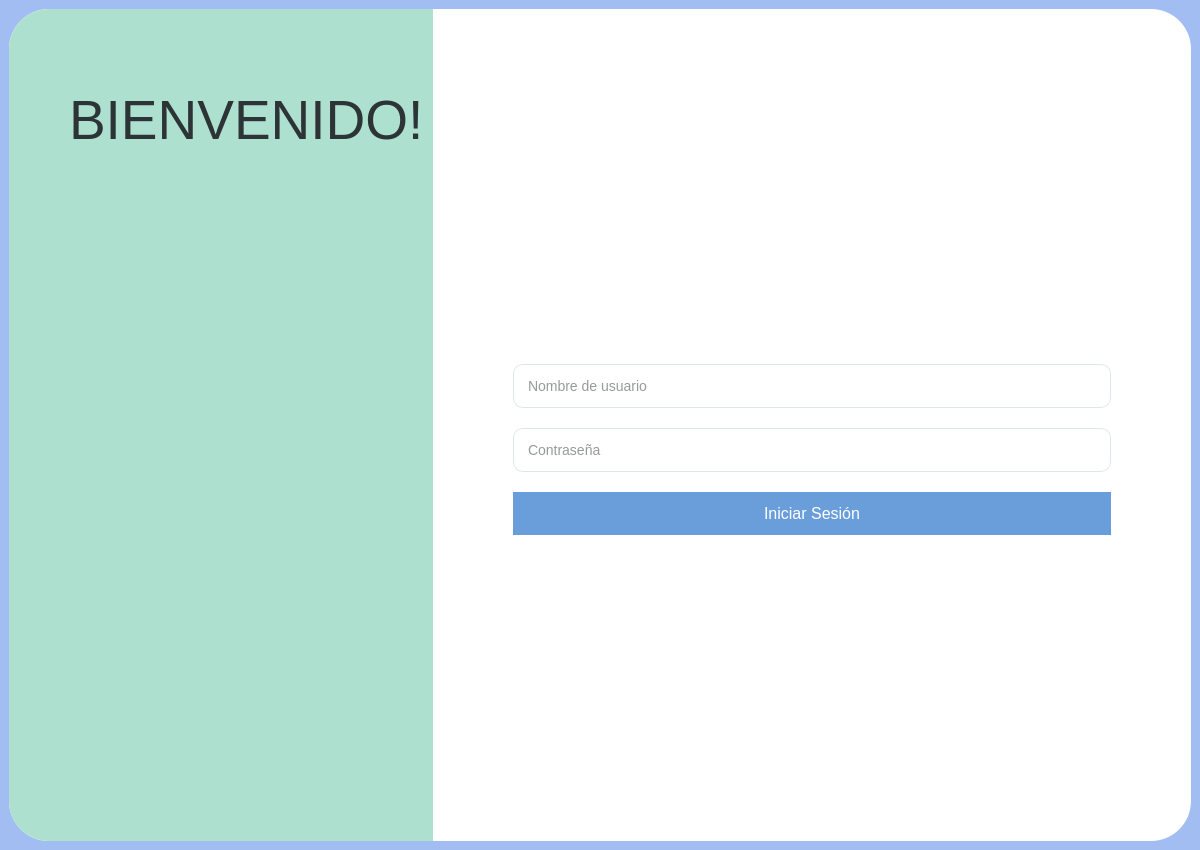
<?xml version="1.0" encoding="UTF-8"?>
<ui version="4.0">
 <class>LoginKura</class>
 <widget class="QMainWindow" name="LoginKura">
  <property name="geometry">
   <rect>
    <x>0</x>
    <y>0</y>
    <width>1200</width>
    <height>850</height>
   </rect>
  </property>
  <property name="windowTitle">
   <string>KURA - Hospital Management</string>
  </property>
  <property name="styleSheet">
   <string notr="true">
    /* Fondo exterior: Azul suave degradado */
    QMainWindow { 
        background-color: #a2bdf2; 
    }
    
    /* Tarjeta Blanca Principal */
    #mainCard { 
        background-color: #ffffff; 
        border-radius: 40px; 
    }

    /* Panel Izquierdo: Verde Pastel */
    #leftPanel {
        background-color: #d8f3ed;
        border-top-left-radius: 40px;
        border-bottom-left-radius: 40px;
    }

    /* Títulos y Etiquetas */
    #lbl_hello { 
        color: #2d3436; 
        font-family: 'Segoe UI Black', sans-serif; 
        font-size: 55px; 
    }
    #lbl_subtitle { 
        color: #636e72; 
        font-family: 'Segoe UI', sans-serif; 
        font-size: 18px; 
    }
    #lbl_logo_text { 
        color: #2d3436; 
        font-family: 'Segoe UI Semibold'; 
        font-size: 24px; 
    }
    #lbl_kura { color: #00b894; font-weight: bold; } /* Verde del logo */

    /* Campos de Entrada */
    QLineEdit {
        border: 1px solid #dfe6e9;
        border-radius: 10px;
        padding: 12px;
        background-color: #ffffff;
        font-size: 14px;
        color: #2d3436;
    }
    QLineEdit:focus {
        border: 1px solid #6a9edb;
    }

    /* Botón Log In: Azul Redondeado */
    #btn_login {
        background-color: #6a9edb;
        color: white;
        border-radius: 22px;
        padding: 12px;
        font-family: 'Segoe UI Semibold';
        font-size: 16px;
    }
    #btn_login:hover { background-color: #5a8dc7; }

    /* Enlaces Inferiores */
    #lbl_forgot, #lbl_signup { 
        color: #00b894; 
        font-size: 13px;
        font-weight: bold;
    }
   </string>
  </property>
  <widget class="QWidget" name="centralwidget">
   <layout class="QGridLayout" name="gridLayout">
    <item row="0" column="0">
     <widget class="QFrame" name="mainCard">
      <layout class="QHBoxLayout" name="horizontalLayout" stretch="0,0">
       <property name="spacing">
        <number>0</number>
       </property>
       <property name="leftMargin">
        <number>0</number>
       </property>
       <property name="topMargin">
        <number>0</number>
       </property>
       <property name="rightMargin">
        <number>0</number>
       </property>
       <property name="bottomMargin">
        <number>0</number>
       </property>
       <item>
        <widget class="QFrame" name="leftPanel">
         <property name="palette">
          <palette>
           <active>
            <colorrole role="Button">
             <brush brushstyle="SolidPattern">
              <color alpha="255">
               <red>173</red>
               <green>224</green>
               <blue>207</blue>
              </color>
             </brush>
            </colorrole>
            <colorrole role="Base">
             <brush brushstyle="SolidPattern">
              <color alpha="255">
               <red>173</red>
               <green>224</green>
               <blue>207</blue>
              </color>
             </brush>
            </colorrole>
            <colorrole role="Window">
             <brush brushstyle="SolidPattern">
              <color alpha="255">
               <red>173</red>
               <green>224</green>
               <blue>207</blue>
              </color>
             </brush>
            </colorrole>
           </active>
           <inactive>
            <colorrole role="Button">
             <brush brushstyle="SolidPattern">
              <color alpha="255">
               <red>173</red>
               <green>224</green>
               <blue>207</blue>
              </color>
             </brush>
            </colorrole>
            <colorrole role="Base">
             <brush brushstyle="SolidPattern">
              <color alpha="255">
               <red>173</red>
               <green>224</green>
               <blue>207</blue>
              </color>
             </brush>
            </colorrole>
            <colorrole role="Window">
             <brush brushstyle="SolidPattern">
              <color alpha="255">
               <red>173</red>
               <green>224</green>
               <blue>207</blue>
              </color>
             </brush>
            </colorrole>
           </inactive>
           <disabled>
            <colorrole role="Button">
             <brush brushstyle="SolidPattern">
              <color alpha="255">
               <red>173</red>
               <green>224</green>
               <blue>207</blue>
              </color>
             </brush>
            </colorrole>
            <colorrole role="Base">
             <brush brushstyle="SolidPattern">
              <color alpha="255">
               <red>173</red>
               <green>224</green>
               <blue>207</blue>
              </color>
             </brush>
            </colorrole>
            <colorrole role="Window">
             <brush brushstyle="SolidPattern">
              <color alpha="255">
               <red>173</red>
               <green>224</green>
               <blue>207</blue>
              </color>
             </brush>
            </colorrole>
           </disabled>
          </palette>
         </property>
         <property name="styleSheet">
          <string notr="true">background-color: rgb(173, 224, 207);</string>
         </property>
         <layout class="QVBoxLayout" name="verticalLayout_2">
          <property name="spacing">
           <number>10</number>
          </property>
          <property name="leftMargin">
           <number>60</number>
          </property>
          <property name="topMargin">
           <number>80</number>
          </property>
          <item>
           <widget class="QLabel" name="lbl_hello">
            <property name="text">
             <string>BIENVENIDO!</string>
            </property>
           </widget>
          </item>
          <item>
           <spacer name="verticalSpacer_3">
            <property name="orientation">
             <enum>Qt::Vertical</enum>
            </property>
            <property name="sizeHint" stdset="0">
             <size>
              <width>20</width>
              <height>40</height>
             </size>
            </property>
           </spacer>
          </item>
          <item>
           <widget class="QLabel" name="label">
            <property name="text">
             <string/>
            </property>
            <property name="pixmap">
             <pixmap resource="../imagenes/recursos.qrc">:/img/doctor-señalando.jpg</pixmap>
            </property>
           </widget>
          </item>
          <item>
           <spacer name="verticalSpacer_2">
            <property name="orientation">
             <enum>Qt::Vertical</enum>
            </property>
            <property name="sizeHint" stdset="0">
             <size>
              <width>20</width>
              <height>40</height>
             </size>
            </property>
           </spacer>
          </item>
          <item>
           <layout class="QVBoxLayout" name="verticalLayout_4"/>
          </item>
          <item>
           <spacer name="verticalSpacer">
            <property name="orientation">
             <enum>Qt::Vertical</enum>
            </property>
            <property name="sizeHint" stdset="0">
             <size>
              <width>20</width>
              <height>40</height>
             </size>
            </property>
           </spacer>
          </item>
         </layout>
        </widget>
       </item>
       <item>
        <widget class="QFrame" name="rightPanel">
         <layout class="QVBoxLayout" name="verticalLayout_3">
          <property name="spacing">
           <number>20</number>
          </property>
          <property name="leftMargin">
           <number>80</number>
          </property>
          <property name="topMargin">
           <number>80</number>
          </property>
          <property name="rightMargin">
           <number>80</number>
          </property>
          <property name="bottomMargin">
           <number>80</number>
          </property>
          <item alignment="Qt::AlignHCenter">
           <widget class="QLabel" name="lbl_logo_text">
            <property name="text">
             <string/>
            </property>
            <property name="pixmap">
             <pixmap resource="../imagenes/recursos.qrc">:/img/Logo_aplicacion.jpg</pixmap>
            </property>
           </widget>
          </item>
          <item>
           <spacer name="s1">
            <property name="orientation">
             <enum>Qt::Vertical</enum>
            </property>
            <property name="sizeHint" stdset="0">
             <size>
              <width>0</width>
              <height>0</height>
             </size>
            </property>
           </spacer>
          </item>
          <item>
           <widget class="QLineEdit" name="edit_user">
            <property name="echoMode">
             <enum>QLineEdit::Normal</enum>
            </property>
            <property name="placeholderText">
             <string>Nombre de usuario</string>
            </property>
           </widget>
          </item>
          <item>
           <widget class="QLineEdit" name="edit_pass">
            <property name="echoMode">
             <enum>QLineEdit::Password</enum>
            </property>
            <property name="placeholderText">
             <string>Contraseña</string>
            </property>
           </widget>
          </item>
          <item>
           <widget class="QPushButton" name="btn_login">
            <property name="cursor">
             <cursorShape>ArrowCursor</cursorShape>
            </property>
            <property name="text">
             <string>Iniciar Sesión</string>
            </property>
           </widget>
          </item>
          <item>
           <spacer name="s2">
            <property name="orientation">
             <enum>Qt::Vertical</enum>
            </property>
            <property name="sizeHint" stdset="0">
             <size>
              <width>0</width>
              <height>0</height>
             </size>
            </property>
           </spacer>
          </item>
         </layout>
        </widget>
       </item>
      </layout>
     </widget>
    </item>
   </layout>
  </widget>
 </widget>
 <resources>
  <include location="../imagenes/recursos.qrc"/>
  <include location="../../../OneDrive - unileon.es/2 DATOS e IA/Ing del Software/Proyecto/src/vista/imagenes/recursos.qrc"/>
 </resources>
 <connections/>
</ui>
